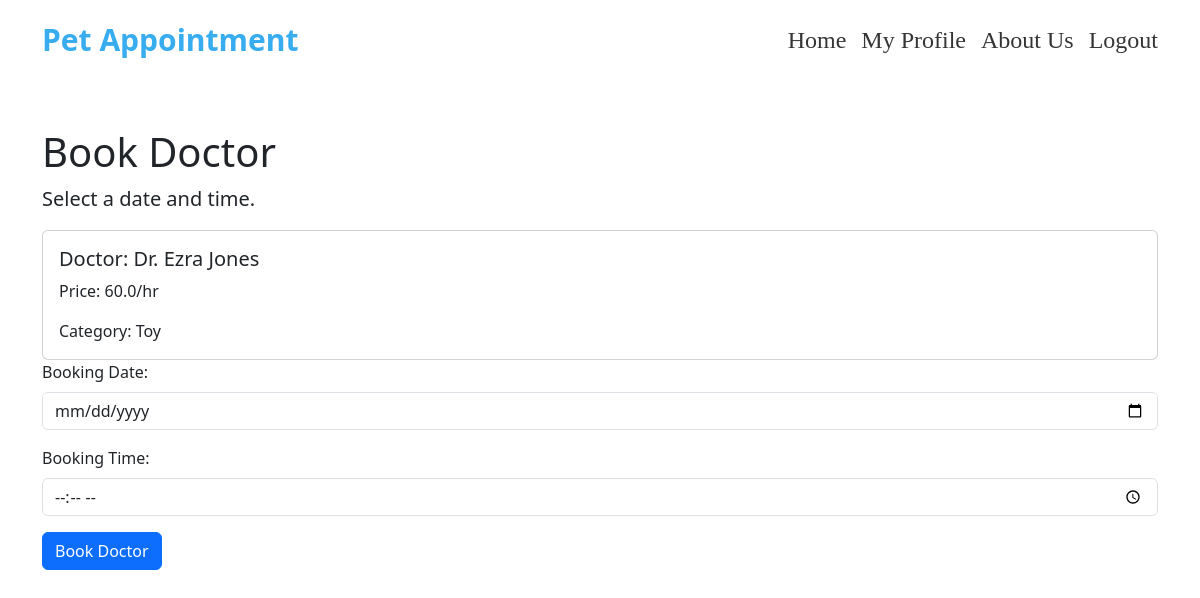
Screenshot of /book_doctor/2/ (signed in) with the database file from the repository.
### shop/models.py (models this page shows, shortened)
class Products(models.Model):
    title = models.CharField(max_length=100)
    price = models.FloatField()
    discount = models.FloatField()
    category = models.CharField(max_length=100)
    description = models.TextField()
    image = models.CharField(max_length=300)
    available_date = models.DateField( blank=True, null=True)
    available_time = models.TimeField( blank=True, null=True)

### shop/views.py (the view, shortened to what this page needs)
# urls.py: path('book_doctor/<int:product_id>/', views.book_doctor, name='book_doctor'),
@login_required
def book_doctor(request, product_id):
    product = Products.objects.get(pk=product_id)
    return render(request, 'shop/bookdoctor.html', {'product': product})

### shop/templates/shop/bookdoctor.html (shortened to what this page needs)
{% extends "shop/base.html" %}
    {% block content %}
    <div class="container mt-5">
        <div class="row">
            <div class="col">
                <h1>Book Doctor</h1>
                <p class="lead">Select a date and time.</p>
                <div class="card">
                    <div class="card-body">
                        <h5 class="card-title">Doctor: {{product.title}}</h5>
                        <p class="card-text">Price: {{product.price}}/hr</p>
                        <p class="card-text">Category: {{product.category}}</p>
                    </div>
                </div>
                <form method="post">
                    <div class="mb-3">
                        <label for="booking_date" class="form-label">Booking Date:</label>
                        <input type="date" class="form-control" id="booking_date" name="booking_date" required>
                    </div>
                    <div class="mb-3">
                        <label for="booking_time" class="form-label">Booking Time:</label>
                        <input type="time" class="form-control" id="booking_time" name="booking_time" required>
                    </div>
                    <button type="submit" class="btn btn-primary">Book Doctor</button>
                </form>
            </div>
        </div>
    </div>
    {% endblock %}

### rows the page displays
Products: title "Dr. Ezra Jones", price "60.0", category "Toy"
